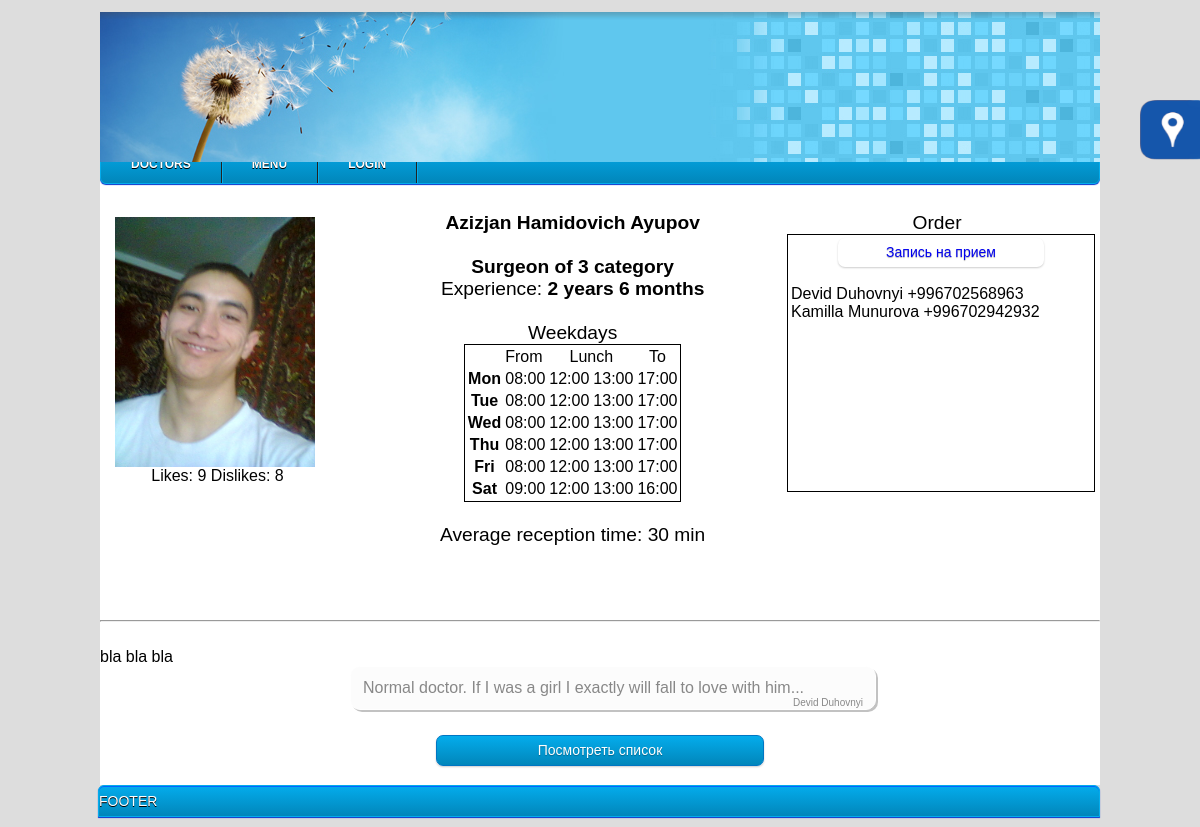
The app's page /index.php?doctor=25 with its own data.
### tables this page shows
CREATE TABLE IF NOT EXISTS `Employee` (
  `Emp_ID` int(11) NOT NULL,
  `Class` int(11) NOT NULL,
  `First_Name` varchar(30) NOT NULL,
  `Surname` varchar(25) NOT NULL,
  `Middle_Name` varchar(30) DEFAULT NULL,
  `Prof` int(3) NOT NULL,
  `CarierStart` date NOT NULL,
  `Category` int(1) DEFAULT '5',
  `Phone_num` varchar(13) DEFAULT NULL,
  `Passport_data` varchar(30) NOT NULL,
  `Receipt_Date` date NOT NULL,
  `Image` varchar(50) NOT NULL,
  `CurriculumVitae` longtext NOT NULL
);

CREATE TABLE IF NOT EXISTS `Rating` (
  `Emp_ID` int(11) NOT NULL,
  `Likes` int(10) DEFAULT '0',
  `Dislikes` int(10) DEFAULT '0'
);

CREATE TABLE IF NOT EXISTS `Staff` (
  `Id` int(11) NOT NULL,
  `Name` varchar(30) NOT NULL,
  `Salary` double NOT NULL,
  `Unit` int(1) NOT NULL,
  `Image` varchar(50) NOT NULL
);

CREATE TABLE IF NOT EXISTS `Schedule` (
  `Day_ID` int(10) NOT NULL,
  `Emp_ID` int(10) NOT NULL,
  `Day` varchar(3) NOT NULL,
  `Start` time NOT NULL,
  `Lunch_Start` time DEFAULT NULL,
  `Lunch_End` time DEFAULT NULL,
  `End` time DEFAULT NULL
);

CREATE TABLE IF NOT EXISTS `Reception` (
  `Emp_ID` int(10) NOT NULL,
  `Time` int(3) DEFAULT NULL
);

CREATE TABLE IF NOT EXISTS `Order` (
  `Id` int(11) NOT NULL,
  `DoctorId` int(10) NOT NULL,
  `Date` datetime DEFAULT NULL,
  `PatientId` int(11) DEFAULT NULL,
  `UnregVisitorId` int(11) NOT NULL
);

CREATE TABLE IF NOT EXISTS `patients` (
  `ID` int(11) NOT NULL,
  `First_Name` varchar(30) NOT NULL,
  `Middle_Name` varchar(30) DEFAULT NULL,
  `Second_Name` varchar(30) NOT NULL,
  `Birth_Date` date NOT NULL,
  `Gender` tinyint(1) NOT NULL DEFAULT '1',
  `Insurance_Category` int(10) DEFAULT NULL,
  `Diagnosis` int(11) NOT NULL,
  `Virus` tinyint(1) NOT NULL,
  `Receipt_Date` date NOT NULL,
  `Prof` varchar(25) NOT NULL,
  `Address` varchar(70) NOT NULL,
  `Phone` varchar(20) NOT NULL,
  `Email` varchar(30) NOT NULL,
  `Care_Doctor` int(5) NOT NULL,
  `Care_Doctor_Prof` int(5) NOT NULL,
  `Photo` varchar(50) NOT NULL,
  `Comment` varchar(150) DEFAULT NULL
);

CREATE TABLE IF NOT EXISTS `UnregVisitors` (
  `Id` int(11) NOT NULL,
  `First_Name` varchar(25) DEFAULT NULL,
  `Middle_Name` varchar(25) DEFAULT NULL,
  `Second_Name` varchar(25) DEFAULT NULL,
  `Phone` varchar(15) DEFAULT NULL
);

CREATE TABLE IF NOT EXISTS `Emp_comments` (
  `Emp_comments_ID` int(11) NOT NULL,
  `Emp_ID` int(5) NOT NULL,
  `Patient_Id` int(11) NOT NULL,
  `Date` timestamp NOT NULL DEFAULT CURRENT_TIMESTAMP,
  `Text` text NOT NULL
);

### pages/doctor.php (the view, shortened to what this page needs)
<?php
	if(isset($_GET[doctor])){
		$result = $mysqli->query("SELECT * FROM Employee WHERE Emp_ID=$_GET[doctor]");
		$data = $result->fetch_array();
		$result = $mysqli->query("SELECT Name FROM Staff WHERE Id = $data[Prof]");
		$dataFromStaff = $result->fetch_array();
		$result = $mysqli->query("SELECT * FROM `Schedule` WHERE Emp_ID = $_GET[doctor]") or die(mysql_error());
		$currentDate = date('m/d/Y');
		$diff = abs(strtotime($currentDate) - strtotime($data[CarierStart]));
		$years = floor($diff / (365*60*60*24));
		$months = floor(($diff - $years * 365*60*60*24) / (30*60*60*24));
		$query = $mysqli->query("SELECT Likes, Dislikes FROM Rating WHERE Emp_ID = $data[Emp_ID]");
		$rating = $query->fetch_array(MYSQLI_ASSOC);
		print "
			<div class='docInfo'>
				<div class='doc_photo_rating'>
					<img src='../images/$data[Image]'>
					<div class='rating'>
						Likes: $rating[Likes]";
						print "
						Dislikes: $rating[Dislikes]
					</div>
				</div>
				<div class='doc_about'>
						<center><big><b>$data[First_Name] $data[Middle_Name] $data[Surname]<br><br>
					$dataFromStaff[Name] of $data[Category] category <br>
					</b>Experience:<b> $years years $months months</b><br>
						<br><table class='brd'><tr><td></td><td>From</td><td colspan='2' style='text-align: center;'>Lunch</td><td style='text-align: center;'>To</td></tr>Weekdays";
						while($dataFromSchedule = $result->fetch_array()){
							print "<tr><th>$dataFromSchedule[Day]</th>
								<td>".date('H:i',strtotime($dataFromSchedule[Start]))."</td>";
								if($dataFromSchedule[Lunch_Start] != $dataFromSchedule[Lunch_End]){
									print "<td>".date('H:i',strtotime($dataFromSchedule[Lunch_Start]))."</td>
										   <td>".date('H:i',strtotime($dataFromSchedule[Lunch_End]))."</td>";
								}else{
									print "<td colspan='2' style='text-align: center;'> - </td>";
								}
								print "<td>".date('H:i',strtotime($dataFromSchedule['End']))."</td></tr>";
						}
						print "</table>";
						$forOneRecp = $mysqli->query("SELECT `Time` FROM `Reception` WHERE Emp_ID = $_GET[doctor]");
					$oneRecp = $forOneRecp->fetch_array();
					if($oneRecp['Time']){
						print "<br>Average  reception time: ".$oneRecp['Time']." min";
					}
					print "</big></center>
				</div>
				<div class='orderView'>
					<center>
						<big> Order </big> <br>
					</center>
					<div class='orderAction'>
						<center><a href='#' class='button' onClick='hiddenShow(\"b1\");' id='button11'>Запись на прием</a></center><br>";
					$res = $mysqli->query("SELECT PatientId, UnregVisitorId FROM `Order` WHERE DoctorId = '$data[Emp_ID]' ORDER by Id DESC");
					while($order = $res->fetch_array()){
						if($order[PatientId]){
							$forPtr = $mysqli->query("SELECT First_Name, Second_Name, Phone FROM patients WHERE ID = '$order[PatientId]'");
							$ptr = $forPtr->fetch_array();
						}else{
							$forPtr = $mysqli->query("SELECT First_Name, Second_Name, Phone FROM UnregVisitors WHERE Id = '$order[UnregVisitorId]'");
							$ptr = $forPtr->fetch_array();
						}
						print $ptr[First_Name]." ".$ptr[Second_Name]." ".$ptr[Phone]."<br>";
					}
					print "
					</div>
				</div>
			</div>
			<hr><br>$data[CurriculumVitae]<br>";
		$result = $mysqli->query("SELECT * FROM Emp_comments WHERE Emp_ID = $data[Emp_ID] ORDER by `Date` DESC") or die(mysql_error());
		$comments = $result->fetch_array();
		if($comments){
			do
			{
				$res = $mysqli->query("SELECT First_Name, Second_Name, ID FROM patients WHERE ID = $comments[Patient_Id]") or die(mysql_error());
				$patientData = $res->fetch_array();
				print "<div class='comment_block'>";
							if($_SESSION['class'] == 4 and $patientData[ID] == $_SESSION[userData][ID])
								print "$comments[Text] <a href='../phpHendlers/commentDeleting.php?id=$comments[Emp_comments_ID]&from=$data[Emp_ID]' style='text-decoration: none; text-color: grey'>&#10005</a><br>";
							else
								print "$comments[Text]<br>";
				print "<div class='comment_signiture'>$patientData[First_Name] $patientData[Second_Name]</div></div>";
			}
			while($comments = $result->fetch_array());
		}else{
			print '<centr>Nobody leaves a comment<br></center>';
		}
		print "
			<center><div class='state'><a href='#' class='button blue' onClick='scripts/hiddenShow(\"b2\");' id='button2'>Посмотреть список</a></div></center>
			<div id='b1' class='hidden'>
				<br>ЗАПИСЬ К ВРАЧУ<br><br>";
				print "
			</div>
			<div id='b2' class='hidden'>
				<br>СПИСОК ЗАПИСАВШИХСЯ<br><br>
			</div>
			<div id='b3' class='hidden'><br>
				<form method='post' action='../phpHendlers/forms/commentAdding.php'>
					<textarea cols='60' rows='10' name='text' required /></textarea><br>
					<input type='hidden' name='docID' value='$data[Emp_ID]'>
					<input type='hidden' name='patID' value='".$_SESSION[userData][ID]."'>
					<input type='submit' name='docComment' value='Enter'>
				</form>
			</div>";
    }
?>

### index.php (shortened to what this page needs)
<?php
	include("phpHendlers/connect.php");
?>
<html>
 <head>
		<link rel="stylesheet" type="text/css" href="styles/css.css" />
		<link rel="stylesheet" type="text/css" href="styles/menu.css" />
		<link rel="stylesheet" href="http://cdnjs.cloudflare.com/ajax/libs/font-awesome/4.4.0/css/font-awesome.min.css">
 </head>
 <body>
  <div class="all">
   <div id="top">
   <div id="featured">
			<a href="index.php"><img src="images/slide_0.jpg" width="1000" height="150" /> </a>
		</div>
   </div>
   <div class="main">
    <div id="topmenu"> <?php include("parts/topMenu.php");?> </div>
    <div id="panel"><img src="images/leftmenu.png" width="60" height="60">
    </div>
    <div id="action">
			<?php
				if(isset($_GET["content"])or $_GET["item"] or $_GET[docProf] or $_GET[doctor] or $_GET[docList] or $_GET[patient])
				{
					if($_GET["content"] == "home")
					{
						if($_SESSION['class']){
							$query = $mysqli->query("SELECT Name FROM UserClasses WHERE Id = $_SESSION[class]");
							$data = $query->fetch_array(MYSQLI_ASSOC);
							$content = 'pages/'. $data[Name] . 'Home';
						}else{
							print '<script type="text/javascript">window.location.href="../index.php?content=logIn"</script>';
						}
					}
					else if($_GET[item] or $_GET["content"] == "syst")
					{
						$content = "system/System";
					}
					else if ($_GET[patient])
					{
						$content = "pages/patient";
					}
					else if($_GET[docProf])
					{
						$content = "pages/".$_GET[docProf];
					}
					else if($_GET["content"])
						$content = "pages/".$_GET[content];
					else if ($_GET[doctor])
						$content = "pages/doctor";
					else if ($_GET[docList])
					{
						$content = "pages/doctor";
					}
					include ($content.'.php');
				}
				else
					echo "INDEX";
			?>
    </div>
   </div>
   <div id="footer"><div class="footer_text">FOOTER</div></div>
  </div>
 </body>
</html>

### parts/topMenu.php (shortened to what this page needs)
<?
	printf	('<nav id="menu-wrap">
      <ul id="menu">
       <li><a href="../index.php?docList=%s">Doctors</a><ul>',all);
	$result = $mysqli->query("SELECT * FROM Staff") or die(mysql_error());
	while($data = $result->fetch_array()){	printf ('<li><a href="../index.php?docList=%s">'.$data[Name].'s</a></li>', $data[Id]);	}
	print '</ul>';
	printf('
			<li><a href="#">Menu</a>
				<ul>
					<li><a href="../index.php?content=%s">Comments</a></li>
					<li><a href="#">Подменю</a></li>
					<li><a href="#">Подменю</a></li>
					<li><a href="#">Подменю</a></li>
				</ul>
			</li>',comments);
	if($_SESSION['log'])
	{
		$userName = $_SESSION[userName];
		printf('
			<li><a href="../index.php?content=%s">'.$userName.'</a>
				<ul>
					<li><a href="../index.php?content=%s">LogOut</a></li>
				</ul>
			</li>',home,logOut);
	}
	else
		printf ('<li><a href="../index.php?content=%s">LogIn</a></li></ul></nav>',logIn);
?>

### styles/css.css (style rules this page uses)
* { font-family: Arial; }
body { background-color: #ddd; }
.all { width: 1000px; margin-left: auto; margin-right: auto; margin-top: -8px; }
#top { margin-top: 20px; height: 150px; background-size: 1000px 100px; }
#topmenu { width: 1000px; height: 50px; float: right; background-color: #FFFFFF; }
#action { min-height: 545px; height: auto; width: 1000px; background-color: #FFFFFF; float: left; }
#footer { height: 30px; margin-left: auto; margin-right: auto; margin-bottom: 10px; width: 1000px; background-color: 33CCFF; float: right; border: 1px solid #04acec; background-color: #0186ba; background-image: -moz-linear-gradient(#04acec, #0186ba); background-image: -webkit-gradient(linear, left top, left bottom, from(#04acec), to(#0186ba)); background-image: -webkit-linear-gradient(#04acec, #0186ba); background-image: -o-linear-gradient(#04acec, #0186ba); background-image: -ms-linear-gradient(#04acec, #0186ba); background-image: linear-gradient(#04acec, #0186ba); -moz-border-radius: 6px 6px 0px 0px; -webkit-border-radius: 6px 6px 0px 0px; border-radius: 6px 6px 0px 0px; -moz-box-shadow: 0 1px 1px #0033cc, 0 1px 0 #0066ff inset; -webkit-box-shadow: 0 1px 1px #0033cc, 0 1px 0 #0066ff inset; box-shadow: 0 1px 1px #0033cc, 0 1px 0 #0066ff inset; }
.main { overflow:auto; }
.button, input[type="submit"] { width: 100px; display: inline-block; outline: none; cursor: pointer; text-align: center; text-decoration: none; font: 14px/100% Arial, Helvetica, sans-serif; padding: .5em 2em .55em; text-shadow: 0 1px 1px rgba(0,0,0,.3); -webkit-border-radius: .5em; -moz-border-radius: .5em; border-radius: .5em; -webkit-box-shadow: 0 1px 2px rgba(0,0,0,.2); -moz-box-shadow: 0 1px 2px rgba(0,0,0,.2); box-shadow: 0 1px 2px rgba(0,0,0,.2); }
.blue, input[type="submit"] { color: #fff; border: solid 1px #0076c3; background: #0095cd; background: -webkit-gradient(linear, left top, left bottom, from(#04acec), to(#0186ba)); }
#button11 { width: 150px; }
.state { width: 1000px; height: 50px; float: right; white-space: pre; }
.brd { border: 1px solid black; }
.docInfo { margin: 0px 10px; min-height: 400; }
.doc_photo_rating { width: 205px; height: 270px; float: left; padding: 5 0 0 5; }
.doc_photo_rating img { width: 200px; height: 250px; float: top; }
.rating { text-align: center; }
.doc_about { margin-left: 120px; float: left; }
.orderView { float: right; width: 300px; height: 250px; margin: 0px 3px 3px 10px; }
.orderAction { width: 300px; height: 250px; padding: 3px 3px 3px 3px; border: solid black 1px; }
.state .button { width: 27%; }
.comment_signiture { float: right; font-size: 10px; text-align: right; }
.comment_block { padding:12px; width:500px; position:relative; background-color:#fcfcfc; border:1px solid white; color:#888; margin-bottom:25px; -moz-border-radius:10px; -webkit-border-radius:10px; border-radius:10px; left:50%; margin-left:-250px; -moz-box-shadow:2px 2px 0 #c2c2c2; -webkit-box-shadow:2px 2px 0 #c2c2c2; box-shadow:2px 2px 0 #c2c2c2; }
.footer_text { margin-top: 7px; color: #fff; text-transform: uppercase; font-size: 14px; text-decoration: none; text-shadow: 0 1px 0 #000; }

### records on screen
employee: Image (picture), First_Name "Azizjan", Middle_Name "Hamidovich", Surname "Ayupov", Category "3", CurriculumVitae "bla bla bla"
rating: Likes "9", Dislikes "8"
staff: Name "Surgeon"
schedule: Day "Mon", Start "08:00", Lunch_Start "12:00", Lunch_End "13:00", End "17:00"
schedule: Day "Tue", Start "08:00", Lunch_Start "12:00", Lunch_End "13:00", End "17:00"
schedule: Day "Wed", Start "08:00", Lunch_Start "12:00", Lunch_End "13:00", End "17:00"
schedule: Day "Thu", Start "08:00", Lunch_Start "12:00", Lunch_End "13:00", End "17:00"
schedule: Day "Fri", Start "08:00", Lunch_Start "12:00", Lunch_End "13:00", End "17:00"
schedule: Day "Sat", Start "09:00", Lunch_Start "12:00", Lunch_End "13:00", End "16:00"
reception: Time "30"
order: PatientId.First_Name "Devid", PatientId.Second_Name "Duhovnyi", PatientId.Phone "+996702568963"
order: UnregVisitorId.First_Name "Kamilla", UnregVisitorId.Second_Name "Munurova", UnregVisitorId.Phone "+996702942932"
patients: First_Name "Devid", Second_Name "Duhovnyi"
emp_comments: Text "Normal doctor. If I was a girl I exactly will fall to love with him..."
